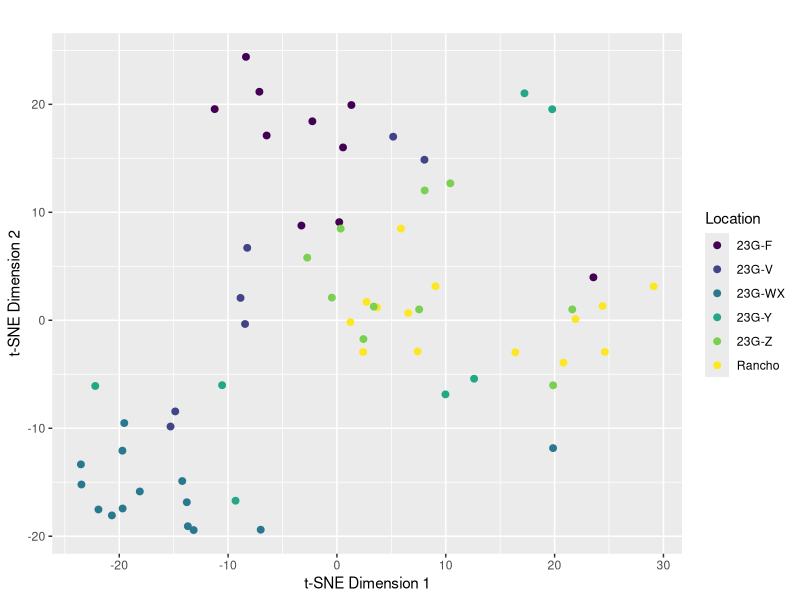

This figure's R source:
#----------------------------------------------------------
# Application of t-SNE to NAA data 
#----------------------------------------------------------
# Install the Rtsne package (if you haven't already)
install.packages("Rtsne")

# Load the library
library(Rtsne)
library(readxl) 

#----------------------------------------------------------
# Load Data
#----------------------------------------------------------
naa <- read.csv("Technique Comparison/INAA_comparison_dataset.csv")
View(naa) 

#----------------------------------------------------------
# Pre-processing 
#----------------------------------------------------------
# Remove non numeric data before running PCA
numeric_naa <- naa[, sapply(naa, is.numeric)]

# Scale the numeric columns
naa_scaled <- scale(numeric_naa)

#----------------------------------------------------------
# Apply t-SNE
#----------------------------------------------------------
# Apply t-SNE to the scaled data (e.g., reducing to 2 dimensions)
tsne_results_naa <- Rtsne(naa_scaled, dims = 3, perplexity = 15, pca = T, check_duplicates = F)

# Extract the t-SNE results (coordinates in 2D)
tsne_data_naa <- tsne_results_naa$Y

# Assuming you have a 'location' column or outlier info in your data
# Create a data frame for the results
tsne_naa <- data.frame(tsne_data_naa, Location = naa$Group)
print(tsne_naa)

#----------------------------------------------------------
# Plot t-SNE (using ggplot)
#----------------------------------------------------------
library(ggplot2)
library(viridis)

ggplot(tsne_naa, aes(x = X1, y=X2, color= Location)) +
  geom_point(size = 2) +
  scale_color_viridis(discrete = TRUE) +
  labs(title = "",
       x = "t-SNE Dimension 1",
       y = "t-SNE Dimension 2") +
  theme_grey()
